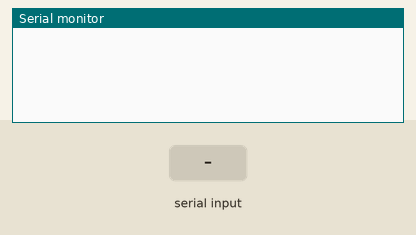
Recording of a sketch running on a simulated Arduino Uno, built with avr-gcc and run on an emulated ATmega328P. On the bench: the last lines printed to the serial monitor. The test bench sets the inputs (shaded band). Random numbers use the default seed unless the sketch sets one.

Above: at 1.2 s.
1.3 s: "ON" received over the second serial link
At 2.6 s:
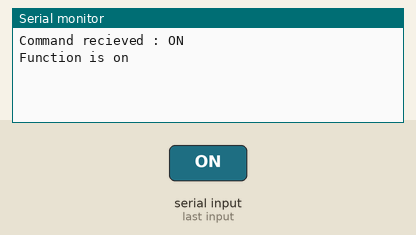
2.9 s: "OFF" received over the second serial link
At 3.7 s:
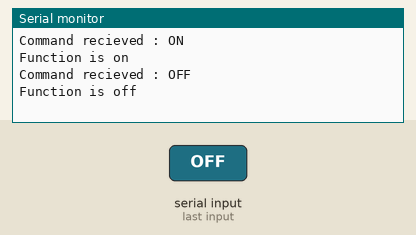
4.5 s: "1" received over the second serial link
At 5.7 s:
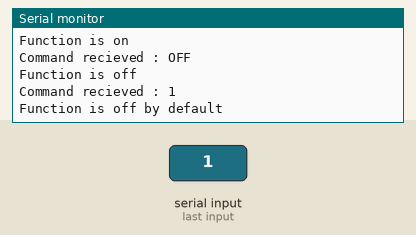

Measured:
- after the input at 1.3 s, the serial monitor: prints a new line after 0.08 s (image 1)
- after the input at 2.9 s, the serial monitor: prints a new line after 0.08 s (image 2)
- after the input at 4.5 s, the serial monitor: prints a new line after 0.07 s (image 3)

The sketch:

bluetooth_test.ino
```cpp
#include <SoftwareSerial.h>

SoftwareSerial hc06(A1, A0);
String cmd = "";
float sensor_val = 0;

void setup() {
  //Initialize Serial Monitor
  Serial.begin(9600);
  //Initialize Bluetooth Serial Port
  hc06.begin(9600);
}
void loop() {
  //Read data from HC06
  while (hc06.available() > 0) {
    cmd += (char)hc06.read();
  }
  //Select function with cmd
  if (cmd != "") {
    Serial.print("Command recieved : ");
    Serial.println(cmd);
    // We expect ON or OFF from bluetooth
    if (cmd == "ON") {
      Serial.println("Function is on");
    } else if (cmd == "OFF") {
      Serial.println("Function is off");
    } else {
      Serial.println("Function is off by default");
    }
    cmd = ""; //reset cmd
  }
  // Simulate sensor measurement
  sensor_val = (float)random(256); // random number between 0 and 255

  //Write sensor data to HC06
  hc06.print(sensor_val);
  delay(100);
}
```
